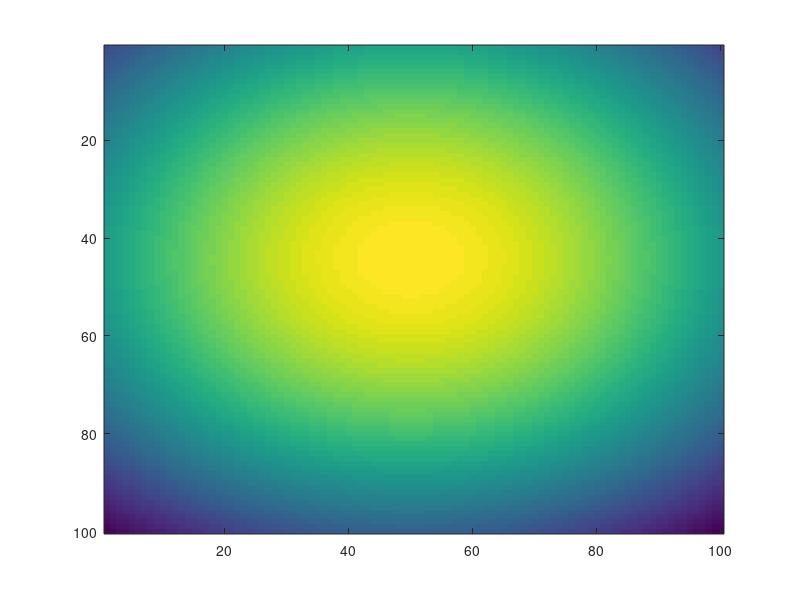

MATLAB code to generate this figure:
% ELDP IRCM - Week 2 Assignment
% Team Plan B
% Date: 6/9/09
% Coded by: Carlos Lazo

clear all; close all; clc;

% Using the geometry of the problem and the derived expression as seen
% in the Visio diagram, we first compute the BRDF angles of our system.
% We assume that the BRDF seen in each y row of our system is the same.

BRDF      = zeros(100,100);
Intensity = zeros(100,100);
Power     = zeros(100,100);

% Iterate across y-values in the 100x100 pixel matrix and compute all
% required BRDF angles.

% Compute the adjacent side of the triangle in question.

adjSide = cos(15 * (pi/180)) * 7;

for y = 1:100
    
    % For each step, we are further down in the pixel matrix.
    
    delta_y = 1.2 * (y / 100);
    
    % Compute the opposing side of the triangle in question.
    
    oppSide = (sin(15 *(pi/180)) * 7) + .6 - delta_y;
    
    % Compute the BRDF angle at that y displacement.
    
    theta = (atan(oppSide/adjSide)*(180/pi)) - 10;
    
    % Given the BRDF in the HW, assign the BRDF accordingly.
    
    BRDF(y,:) = (3.562e-11) * (theta ^ 5) - (8.717e-9)  * (theta ^ 4) + ...
                (7.670e-7)  * (theta ^ 3) - (2.910e-5)  * (theta ^ 2) + ...
                (3.523e-4)  * (theta)     + (6.603e-3);
    
end  

% Now that we have the BRDF angles, compute the Intensity of the pixel map
% given the equation in the assignment.

std_dev = 3E-3;
dist    = 400;

for x = 1:100
    for y = 1:100
        
        % Much like when computing BRDF, we must scale the distance that we
        % are away from the center of the pixel map.
        
        radius = sqrt((1.2 * (50 - x) / 100) ^ 2 + (1.2 * (50 - y) / 100)^2);
        
        % Now compute the Intensity matrix given the equation:
        
        Intensity(x,y) = exp((-(radius/dist) ^ 2) / (std_dev ^ 2));
    end
end

% Finally, compute the Power Matrix.

for x = 1:100
    for y = 1:100
        Power(x,y) = BRDF(x,y) * Intensity(x,y);
    end
end

imagesc(Power);

power_sum = sum(sum(Power));
centroid_x = 0;
centroid_y = 0;
for x = 1:100
    for y = 1:100
        centroid_x = centroid_x + x * Power(x,y) / power_sum;
        centroid_y = centroid_y + y * Power(x,y) / power_sum;
    end
end

[centroid_x, centroid_y]

centroid_error = sqrt((50-centroid_x)^2 + (50-centroid_y)^2)